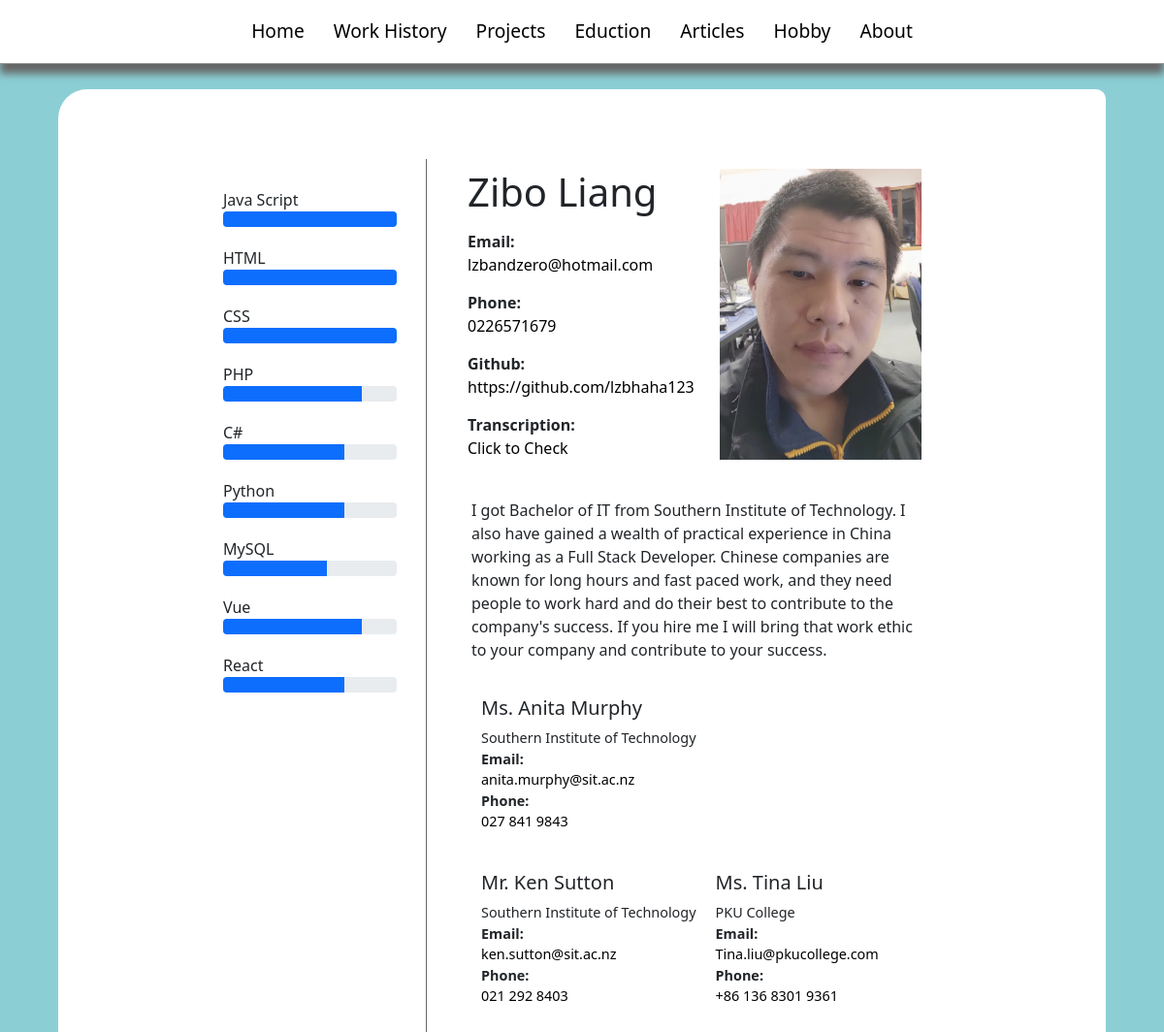
/about, run on the app's committed database.
### cv/models.py (models this page shows, shortened)
class Category(models.Model):
    category_name = models.CharField(max_length=25)
    category_image = models.ImageField(upload_to='media/uploads/',null=True)
    category_order = models.IntegerField(null=True)

class Skill(models.Model):
    skill_text = models.CharField(max_length=25)
    skill_level = models.IntegerField()

class Profile(models.Model):
    first_name = models.CharField(max_length=25)
    last_name = models.CharField(max_length=25)
    birth_day = models.DateField()
    email = models.EmailField()
    phone = models.CharField(max_length=20)
    description = RichTextField(null=True)
    picture = models.ImageField(upload_to='media/uploads/',null=True)
    github = models.CharField(max_length=50)
    transcription = models.FileField(upload_to='media/uploads/',null=True)

class Referee(models.Model):
    title = models.CharField(max_length=25)
    first_name = models.CharField(max_length=25)
    last_name = models.CharField(max_length=25)
    email = models.EmailField()
    phone = models.CharField(max_length=20)
    company = models.CharField(max_length=50)
    position = models.CharField(max_length=50)

### cv/views.py (the view)
# urls.py: path('about', views.about, name='about'),
def about(request):
    skills = Skill.objects.all()
    profile = Profile.objects.get(id = 1)
    referees = Referee.objects.all().order_by('-id')
    return render(request, 'cv/about.html',{'skills':skills,'profile':profile,'nav':categories,'referees':referees})

### cv/templates/cv/about.html (shortened to what this page needs)
{% extends 'cv/public/base2.html' %}
{% block content %}
<div class="profile_block">
    <div class="pb_left">
        <div>
            {% load mathfilters %}
            {% for s in skills %}
            <div>
                <div>{{s.skill_text}}</div>
                <div class="progress">
                    <div class="progress-bar" style="width: {{s.skill_level|mul:10}}%" role="progressbar" aria-valuenow="{{s.skill_level}}" aria-valuemin="0" aria-valuemax="10"></div>
                  </div>
            </div>
            {% endfor %}
        </div>
    </div>
    <div class="pb_right">
        <div class="detail_h">
            <h1>{{profile.first_name}} {{profile.last_name}}</h1>
            <div><div><b>Email:</b></div><a href="mailto:{{profile.email}}">{{profile.email}}</a></div>
            <div><div><b>Phone:</b></div><a href="tel:{{profile.phone}}">{{profile.phone}}</a></div>
            <div><div><b>Github:</b></div>
                <a href="{{profile.github}}">{{ profile.github }}</a>
            </div>
            <div><div><b>Transcription:</b></div>
                <a href="/media/{{profile.transcription}}">Click to Check</a>
            </div>
        </div>
        <div class="detail_h">
            <div><img src="{{profile.picture.url}}" /></div>
        </div>
        <div class="detail_h">
            <div>
            {{ profile.description|safe }}
            </div>
            <div class="referees">
                {% for r in referees %}
                <div>
                    <h5>{{r.title}} {{r.first_name}} {{r.last_name}}</h5>
                    <div>{{r.company}} </div>
                    <div><div><b>Email:</b></div><a href="mailto:{{r.email}}">{{r.email}}</a></div>
                    <div><div><b>Phone:</b></div><a href="tel:{{r.phone}}">{{r.phone}}</a></div>
                </div>
                {% endfor %}
            </div>
        </div>
    </div>
</div>
{% endblock  %}

### cv/templates/cv/public/base2.html (shortened to what this page needs)
<!doctype html>
<html lang="en">
  <head>
    <link rel="stylesheet" href="https://cdnjs.cloudflare.com/ajax/libs/font-awesome/4.7.0/css/font-awesome.min.css">
    {% load static %}
    <link rel="stylesheet" type="text/css" href="/media/media/style/bootstrap.min.css">
    <link rel="stylesheet" type="text/css" href="/media/media/style/style.css">
  </head>
  <body>
    <div class="bgc">
        <div class="navbar">
            <div class="navbar_box">
                <div>
                    <a href="/">Home</a>
                </div>
                {% for c in nav %}
                    <div>
                        <a href="/posts/{{c.id}}">{{c.category_name}}</a>
                    </div>
                {% endfor %}
                <div>
                    <a href="/about">About</a>
                </div>
            </div>
        </div>
        <br /><br /><br />
        <div class="list_block">
            <br />
            {% block content %}
            {% endblock  %}
        </div>
    </div>
  </body>
</html>

### media/media/style/style.css (style rules this page uses)
a { color: black; text-decoration: none; }
body { margin: 0; }
.list_block { width: 90%; max-width: 1200px; margin: 10px auto; padding:40px 20px; box-sizing: border-box; background-color: white; border-radius: 30px 10px; }
.navbar { width: 100%; border-bottom: 1px solid #969696; box-shadow: 0px 10px 8px #666; margin-bottom: 10px; position: fixed; background-color: white; margin-top: -10px; z-index: 9; }
.navbar_box { display: flex; justify-content: space-around; margin: 0 auto; flex-wrap:wrap; }
.navbar_box > div { margin: 0px 5px; padding: 10px; box-sizing: border-box; font-size: 1.2rem; font-weight: 500; }
.profile_block { display: flex; width: 100%; max-width: 800px; justify-content: start; margin: 0 auto; }
.profile_block .pb_left { width: 30%; padding: 10px 20px; box-sizing: border-box; border-right: 1px solid #666; }
.profile_block .pb_right { display: flex; justify-content: space-evenly; width: 69%; max-width: 660px; flex-wrap: wrap; padding: 0px 2%; align-items: flex-start; }
.bgc { background-color: #8bcfd4; min-height: calc(120vh - 149px); padding: 10px 0px; box-sizing: border-box; }
.profile_block .pb_left > div >div { margin: 20px 10px; }
.profile_block .pb_right .detail_h { width: 40%; height: fit-content; margin: 10px auto; }
.profile_block .pb_right .detail_h img { width: 100%; }
.profile_block .pb_right .detail_h:nth-last-child(1) { width: 100%; padding: 5px 20px 5px 30px; box-sizing: border-box; }
.profile_block .pb_right .detail_h:nth-child(1) > div { margin: 15px auto; }
.referees { display: flex; flex-wrap: wrap; font-size: 0.9rem; }
.referees > div { margin: 20px 10px; }

### data on the page
Category: category_name "Work History"
Category: category_name "Projects"
Category: category_name "Eduction"
Category: category_name "Articles"
Category: category_name "Hobby"
Skill: skill_text "Java Script", skill_level 10 (drawn)
Skill: skill_text "HTML", skill_level 10 (drawn)
Skill: skill_text "CSS", skill_level 10 (drawn)
Skill: skill_text "PHP", skill_level 8 (drawn)
Skill: skill_text "C#", skill_level 7 (drawn)
Skill: skill_text "Python", skill_level 7 (drawn)
Skill: skill_text "MySQL", skill_level 6 (drawn)
Skill: skill_text "Vue", skill_level 8 (drawn)
Skill: skill_text "React", skill_level 7 (drawn)
Profile: first_name "Zibo", last_name "Liang", email "lzbandzero@hotmail.com", phone "0226571679", github "https://github.com/lzbhaha123", picture (picture), description "I got Bachelor of IT from Southern Institute of Technology. I also have gained a wealth of practical experience in China working as a Full Stack Developer. Chinese companies are known for long hours and fast paced work, and they need people to work hard and do their best to contribute to the company's success. If you hire me I will bring that work ethic to your company and contribute to your success."
Referee: title "Ms.", first_name "Anita", last_name "Murphy", company "Southern Institute of Technology", email "anita.murphy@sit.ac.nz", phone "027 841 9843"
Referee: title "Mr.", first_name "Ken", last_name "Sutton", company "Southern Institute of Technology", email "ken.sutton@sit.ac.nz", phone "021 292 8403"
Referee: title "Ms.", first_name "Tina", last_name "Liu", company "PKU College", email "Tina.liu@pkucollege.com", phone "+86 136 8301 9361"
